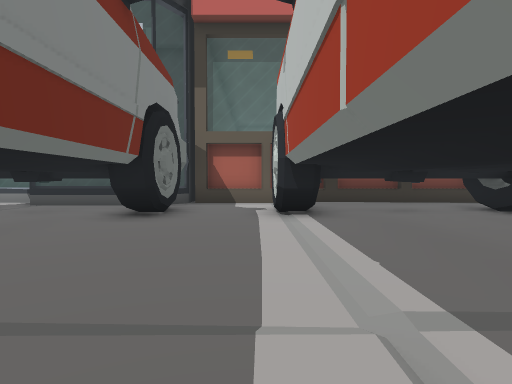
[1] (above)

24 first-person views from a walk through a Unity game level. The camera is 1.2 m above the floor, tilts 2° down and sees 75° across. Doors are open. The floor is counted in squares, 2 m on a side. Each view is taken from the middle of a square. On the plan, view 1 faces up. The plan holds only what a view shows up to about 10 squares ahead; the rest is blank. The place goes on beyond the plan. The player is left out.

[2]
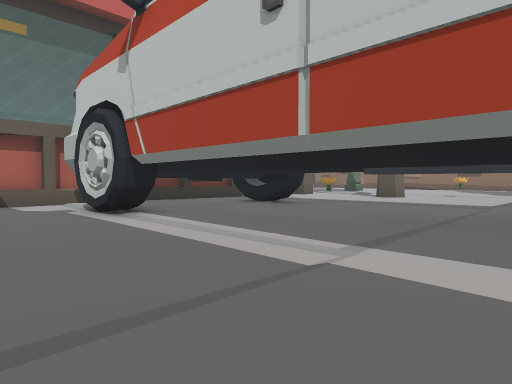

[3]
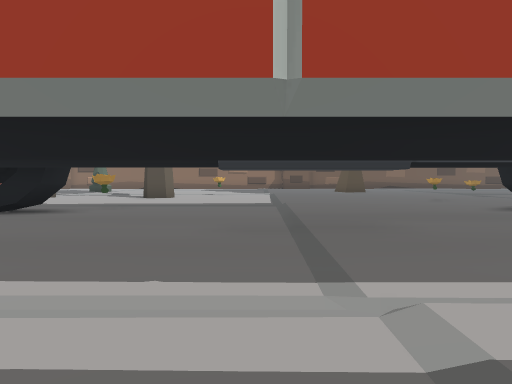

[4]
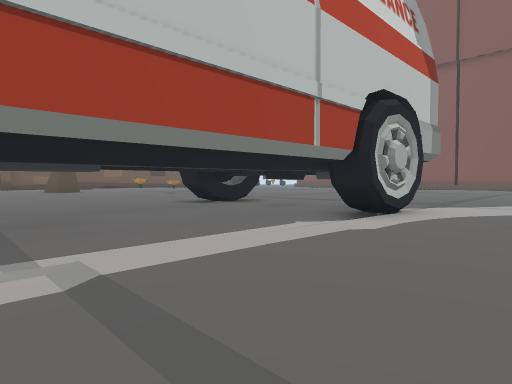

[5]
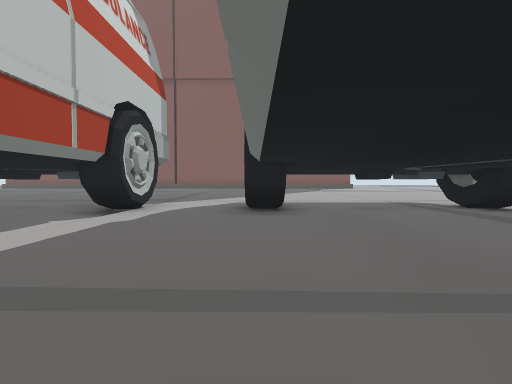

[6]
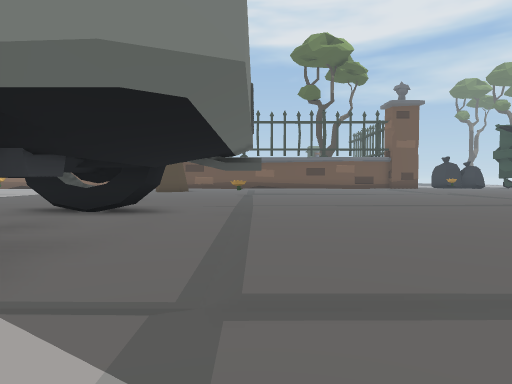

[7]
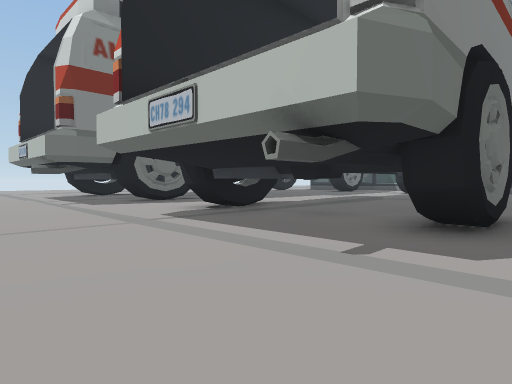

[8]
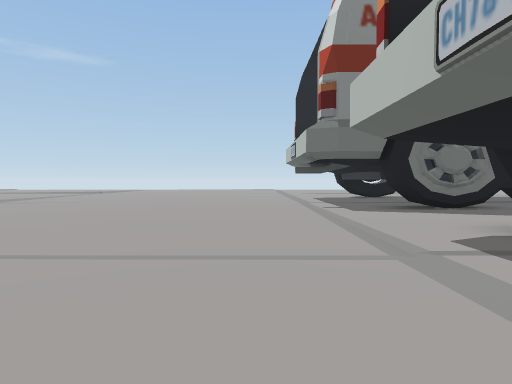

[9]
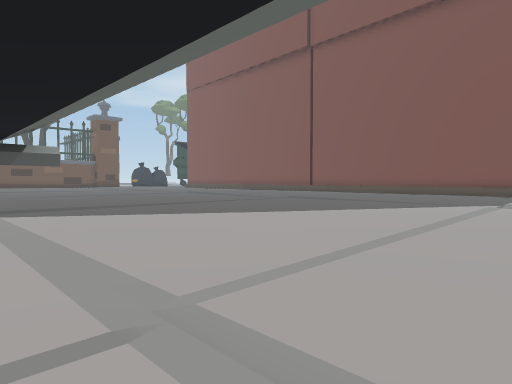

[10]
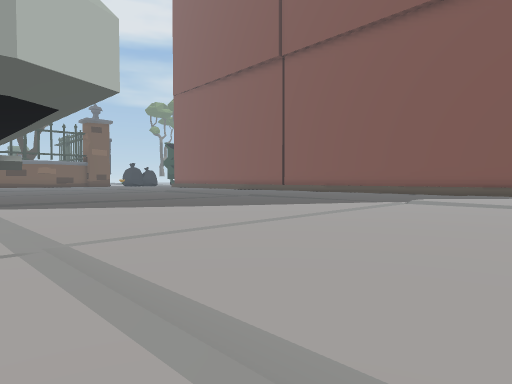

[11]
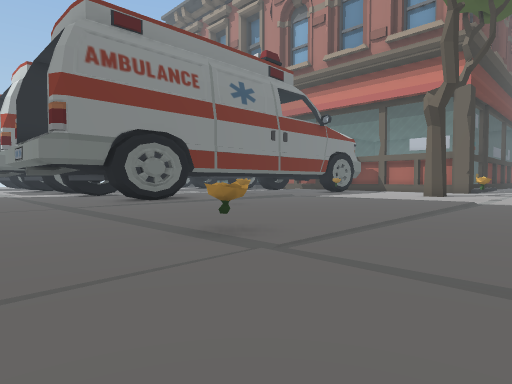

[12]
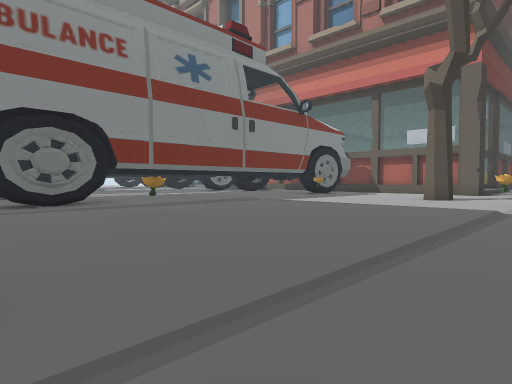

[13]
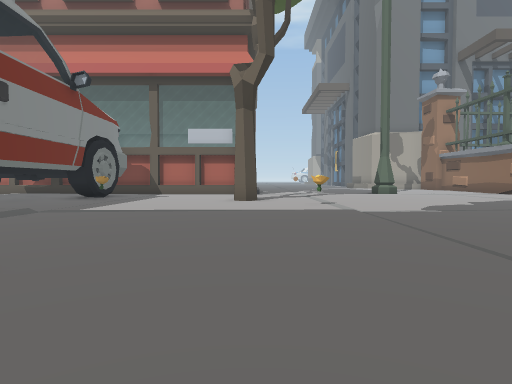

[14]
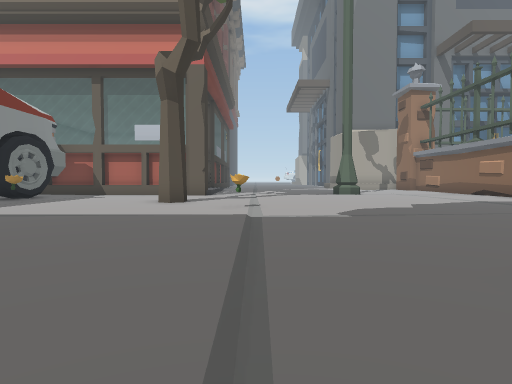

[15]
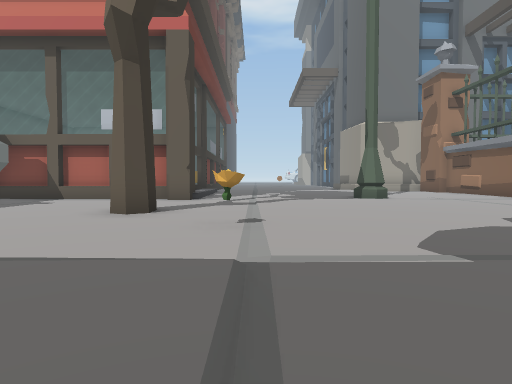

[16]
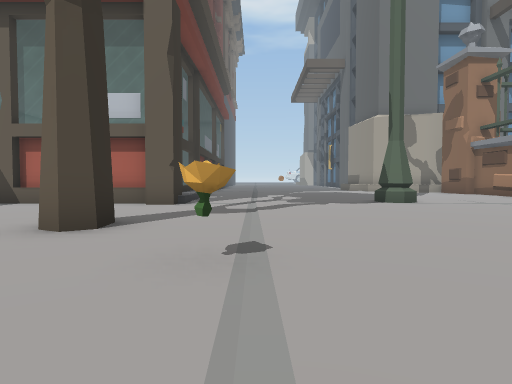

[17]
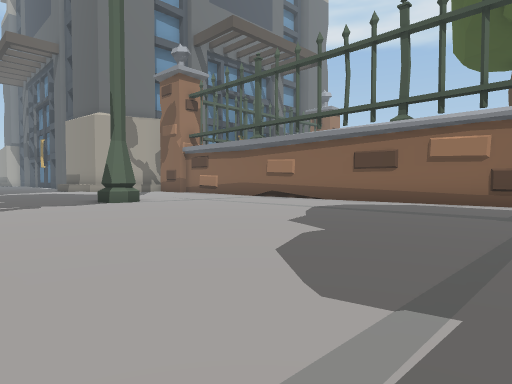

[18]
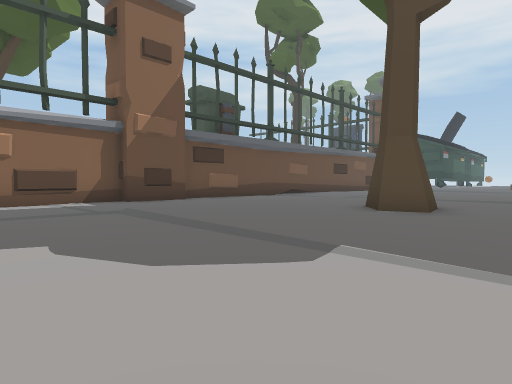

[19]
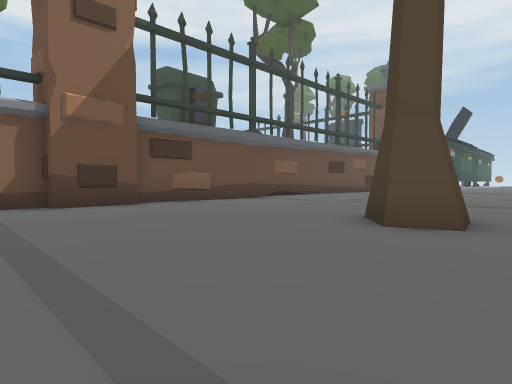

[20]
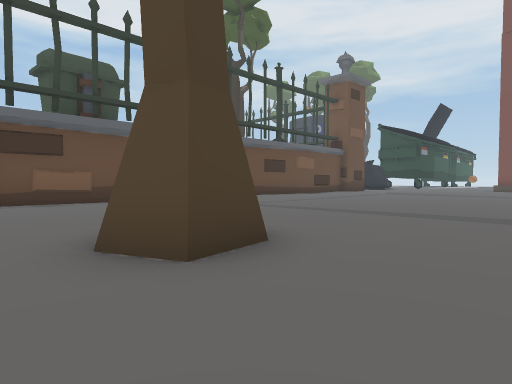

[21]
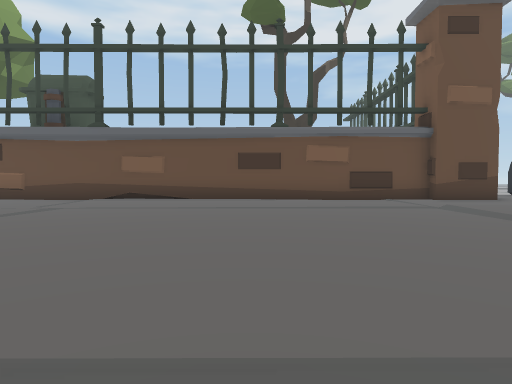

[22]
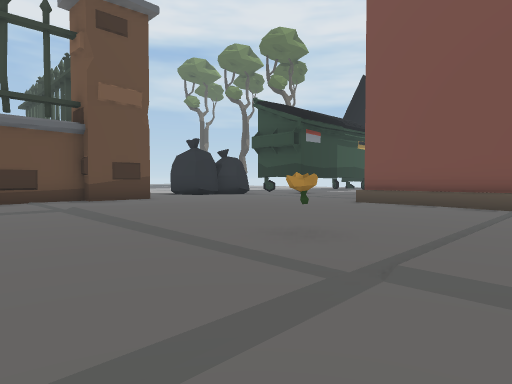

[23]
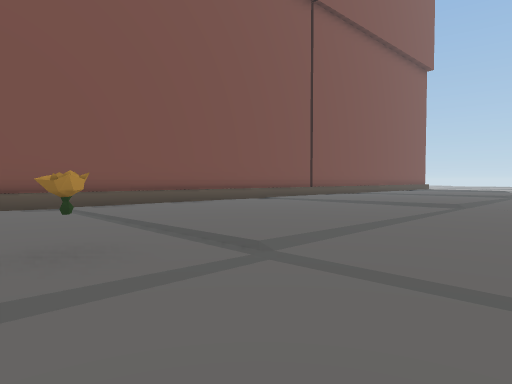

[24]
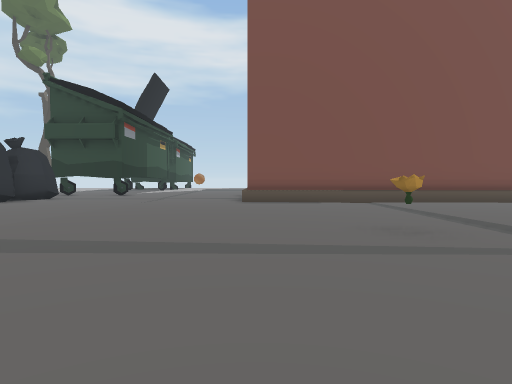

### Floor plan
Key: @ floor where view 1 was taken; # wall or solid block; . floor; / step, stairs or slope; D open door; = window, fence, low wall or low ledge; T thing the floor can be seen under or through; O other object.
Columns run from 13 left of view 1 to 24 right of it. Each row starts with its distance up from view 1.
 11                         /..... ...
 10       =##  ####   ######/.....#...
  9       .=#  #..#    ...............
  8         #  #..#   T...............
  7            #..## TT................
  6           ##..#   T................#
  5            ....   .O....#..........#
  4            ....   .................#
  3            ....   ........O........#
  2            ....T  .................#
  1            ....T   ......./........#
  0            ..@.T   ................#
 -1            ....    ................#
 -2            ....   ........../ .....#
 -3    #. ##  ##..#   T...O.....  .....#
 -4    #..##  ##..## TT................#
 -5 ####..######..##TTT................#
 -6 DDD....DDDD...DDDDD......O.........#
 -7 D.D....DDDD....D.D#................#
 -8 ...................................#
 -9 ....................... ...........#
-10 .......................   .........#
-11 ................ ......  ..........#
-12 ...............   .....   .........#
-13 ..............      ... ...........#
-14 ...  ........     .................#
-15 ./   .//....     .//....../...///..#
-16      ......      ..........O..../..#
-17       ....        ............../..#
-18                    ................#
-19                     ...............
-20                      ............... O
-21                       ########......OO
-22                               ......OO

Where each view was taken, in squares from view 1:
view 1: 0 up, 0 right, facing up
view 2: 0 up, 2 left, facing up-right
view 3: 2 up, 1 left, facing right
view 4: 2 up, 2 left, facing down-right
view 5: 3 up, 2 left, facing down
view 6: 7 down, 1 left, facing right
view 7: 9 down, 1 left, facing up-left
view 8: 8 down, 3 left, facing left
view 9: 6 down, 7 left, facing down-right
view 10: 6 down, 9 left, facing down-right
view 11: 9 down, 15 right, facing up-left
view 12: 6 down, 14 right, facing up-left
view 13: 5 down, 11 right, facing up
view 14: 4 down, 13 right, facing up
view 15: 1 down, 13 right, facing up
view 16: 1 up, 13 right, facing up
view 17: 1 up, 13 right, facing up-right
view 18: 4 up, 13 right, facing down-right
view 19: 2 up, 14 right, facing down-right
view 20: 1 down, 13 right, facing down-right
view 21: 11 down, 12 right, facing right
view 22: 13 down, 12 right, facing down-right
view 23: 13 down, 15 right, facing down-left
view 24: 12 down, 16 right, facing down
